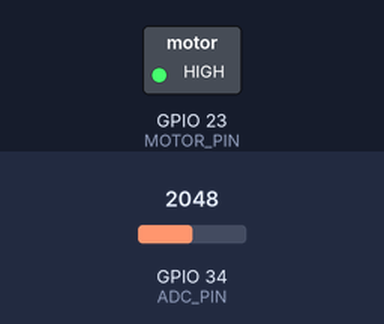
Simulated run of this sketch. Board: ESP32. On the bench: switched loads named in the sketch (green lamp = pin HIGH). The test bench sets the inputs (shaded band); at power-on: GPIO 34 (ADC_PIN) = 2048 (analog values on the 0–4095 scale). What the sketch prints to the serial monitor is not drawn.

Above: at 1.0 s.
At 3.0 s:
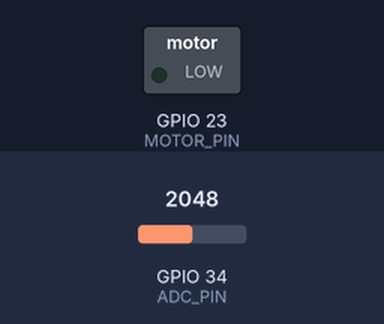
Timing chart, 0 to 5.2 s (numbered marks = the images above):
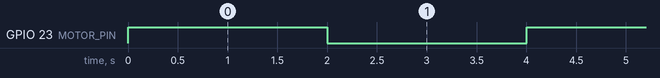

Measured:
- by itself, GPIO 23 (MOTOR_PIN): alternates HIGH for 2.0 s and LOW for 2.0 s

The sketch:

ESP32_voltage_ADC.ino
```cpp
#include "esp_timer.h"

// definitions
const int MOTOR_PIN = 23;
const int ADC_PIN   = 34;

const int RUNS = 126;

const uint32_t motor_on_ms  = 2000;
const uint32_t motor_off_ms = 2000;

// delay table due to the need for precise time samples
const uint32_t sample_delay_us[RUNS] = {
   0,  2,  4,  6,  8, 10, 12, 14, 16, 18,
  20, 22, 24, 26, 28, 30, 32, 34, 36, 38,
  40, 42, 44, 46, 48, 50, 52, 54, 56, 58,
  60, 62, 64, 66, 68, 70, 72, 74, 76, 78,
  80, 82, 84, 86, 88, 90, 92, 94, 96, 98,
 100,102,104,106,108,110,112,114,116,118,
 120,122,124,126,128,130,132,134,136,138,
 140,142,144,146,148,150,152,154,156,158,
 160,162,164,166,168,170,172,174,176,178,
 180,182,184,186,188,190,192,194,196,198,
 200,202,204,206,208,210,212,214,216,218,
 220,222,224,226,228,230,232,234,236,238,
 240,242,244,246,248,250
};

// table with results
uint16_t adcResults[RUNS];

// loop state
enum State { START_RUN, MOTOR_ON, MOTOR_OFF, DONE };
State state = START_RUN;

int runIndex = 0;

uint64_t motorStartUs = 0;
uint64_t sampleTimeUs = 0;
bool sampleTaken = false;

unsigned long stateStartMs = 0;

// setup
void setup() {
  Serial.begin(115200);

  pinMode(MOTOR_PIN, OUTPUT);
  digitalWrite(MOTOR_PIN, LOW);

  pinMode(ADC_PIN, INPUT);
  analogReadResolution(12);
  analogSetPinAttenuation(ADC_PIN, ADC_11db);

  Serial.println("Final test: 2s ON / 2s OFF, sample once at 0–250us (2us steps)");
}

// print data
void printData() {
  Serial.println("\n--- DATA START (Delay_us, ADC_Value) ---");
  for (int i = 0; i < RUNS; i++) {
    Serial.print(sample_delay_us[i]);
    Serial.print(",");
    Serial.println(adcResults[i]);
  }
  Serial.println("--- DATA END ---");
}

// loop block
void loop() {
  switch (state) {

    case START_RUN:
      if (runIndex >= RUNS) {
        state = DONE;
        break;
      }

      digitalWrite(MOTOR_PIN, HIGH);

      motorStartUs = esp_timer_get_time();
      sampleTimeUs = motorStartUs + sample_delay_us[runIndex];
      sampleTaken  = false;

      stateStartMs = millis();
      state = MOTOR_ON;
      break;

    case MOTOR_ON: {
      uint64_t nowUs = esp_timer_get_time();

      // Exactly ONE ADC sample at scheduled offset
      if (!sampleTaken && nowUs >= sampleTimeUs) {
        adcResults[runIndex] = analogRead(ADC_PIN);
        sampleTaken = true;
      }

      // Motor ON duration
      if (millis() - stateStartMs >= motor_on_ms) {
        digitalWrite(MOTOR_PIN, LOW);

        // Safety fallback
        if (!sampleTaken) {
          adcResults[runIndex] = analogRead(ADC_PIN);
        }

        stateStartMs = millis();
        state = MOTOR_OFF;
      }
      break;
    }

    case MOTOR_OFF:
      if (millis() - stateStartMs >= motor_off_ms) {
        runIndex++;
        state = START_RUN;
      }
      break;

    case DONE:
      printData();
      while (true) { }  // stop forever
  }
}
```
